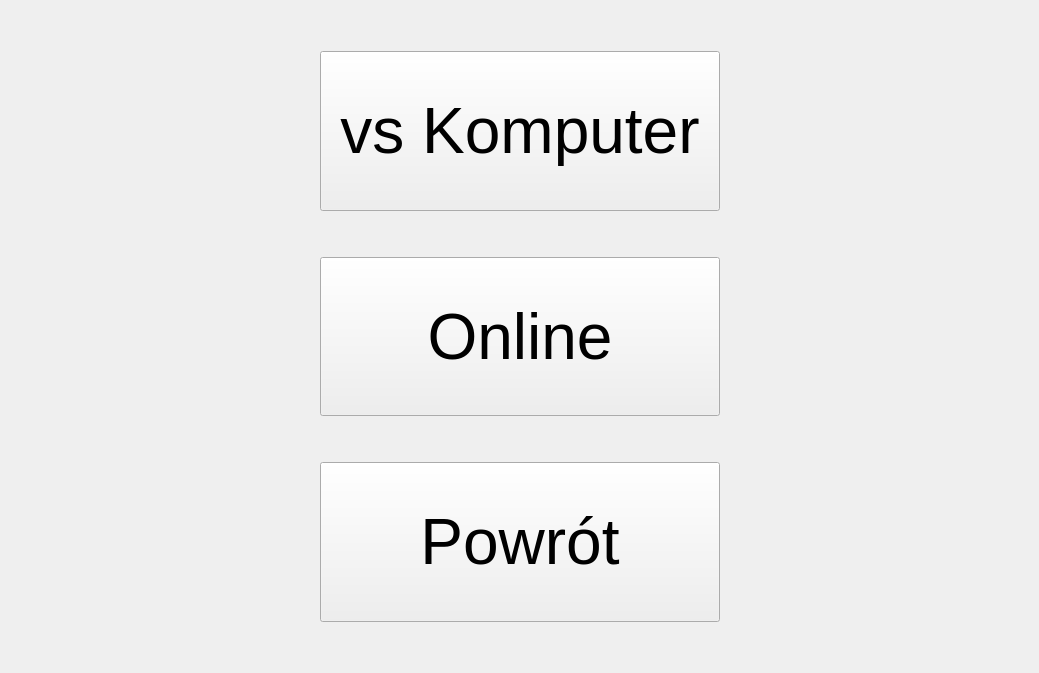
<?xml version="1.0" encoding="UTF-8"?>
<ui version="4.0">
 <class>Form</class>
 <widget class="QWidget" name="Form">
  <property name="geometry">
   <rect>
    <x>0</x>
    <y>0</y>
    <width>1039</width>
    <height>673</height>
   </rect>
  </property>
  <property name="windowTitle">
   <string>Form</string>
  </property>
  <layout class="QGridLayout" name="gridLayout">
   <item row="0" column="0">
    <layout class="QHBoxLayout" name="horizontalLayout">
     <property name="sizeConstraint">
      <enum>QLayout::SetDefaultConstraint</enum>
     </property>
     <item>
      <spacer name="horizontalSpacer_buttonsLeft">
       <property name="orientation">
        <enum>Qt::Horizontal</enum>
       </property>
       <property name="sizeType">
        <enum>QSizePolicy::Expanding</enum>
       </property>
       <property name="sizeHint" stdset="0">
        <size>
         <width>40</width>
         <height>20</height>
        </size>
       </property>
      </spacer>
     </item>
     <item>
      <layout class="QVBoxLayout" name="verticalLayout_buttons">
       <item>
        <spacer name="verticalSpacer_1">
         <property name="orientation">
          <enum>Qt::Vertical</enum>
         </property>
         <property name="sizeType">
          <enum>QSizePolicy::Minimum</enum>
         </property>
         <property name="sizeHint" stdset="0">
          <size>
           <width>20</width>
           <height>40</height>
          </size>
         </property>
        </spacer>
       </item>
       <item>
        <widget class="QPushButton" name="pushButtonSingle">
         <property name="sizePolicy">
          <sizepolicy hsizetype="Expanding" vsizetype="MinimumExpanding">
           <horstretch>0</horstretch>
           <verstretch>0</verstretch>
          </sizepolicy>
         </property>
         <property name="minimumSize">
          <size>
           <width>400</width>
           <height>50</height>
          </size>
         </property>
         <property name="font">
          <font>
           <pointsize>48</pointsize>
          </font>
         </property>
         <property name="text">
          <string>vs Komputer</string>
         </property>
        </widget>
       </item>
       <item>
        <spacer name="verticalSpacer_2">
         <property name="orientation">
          <enum>Qt::Vertical</enum>
         </property>
         <property name="sizeType">
          <enum>QSizePolicy::Minimum</enum>
         </property>
         <property name="sizeHint" stdset="0">
          <size>
           <width>20</width>
           <height>40</height>
          </size>
         </property>
        </spacer>
       </item>
       <item>
        <widget class="QPushButton" name="pushButtonMulti">
         <property name="sizePolicy">
          <sizepolicy hsizetype="Expanding" vsizetype="MinimumExpanding">
           <horstretch>0</horstretch>
           <verstretch>0</verstretch>
          </sizepolicy>
         </property>
         <property name="minimumSize">
          <size>
           <width>400</width>
           <height>50</height>
          </size>
         </property>
         <property name="font">
          <font>
           <pointsize>48</pointsize>
          </font>
         </property>
         <property name="text">
          <string>Online</string>
         </property>
        </widget>
       </item>
       <item>
        <spacer name="verticalSpacer_3">
         <property name="orientation">
          <enum>Qt::Vertical</enum>
         </property>
         <property name="sizeType">
          <enum>QSizePolicy::Minimum</enum>
         </property>
         <property name="sizeHint" stdset="0">
          <size>
           <width>20</width>
           <height>40</height>
          </size>
         </property>
        </spacer>
       </item>
       <item>
        <widget class="QPushButton" name="pushButtonExit">
         <property name="sizePolicy">
          <sizepolicy hsizetype="Expanding" vsizetype="MinimumExpanding">
           <horstretch>0</horstretch>
           <verstretch>0</verstretch>
          </sizepolicy>
         </property>
         <property name="minimumSize">
          <size>
           <width>400</width>
           <height>50</height>
          </size>
         </property>
         <property name="font">
          <font>
           <pointsize>48</pointsize>
          </font>
         </property>
         <property name="text">
          <string>Powrót</string>
         </property>
        </widget>
       </item>
       <item>
        <spacer name="verticalSpacer_4">
         <property name="orientation">
          <enum>Qt::Vertical</enum>
         </property>
         <property name="sizeType">
          <enum>QSizePolicy::Minimum</enum>
         </property>
         <property name="sizeHint" stdset="0">
          <size>
           <width>20</width>
           <height>40</height>
          </size>
         </property>
        </spacer>
       </item>
      </layout>
     </item>
     <item>
      <spacer name="horizontalSpacer_buttonsRight">
       <property name="orientation">
        <enum>Qt::Horizontal</enum>
       </property>
       <property name="sizeType">
        <enum>QSizePolicy::Expanding</enum>
       </property>
       <property name="sizeHint" stdset="0">
        <size>
         <width>40</width>
         <height>20</height>
        </size>
       </property>
      </spacer>
     </item>
    </layout>
   </item>
  </layout>
 </widget>
 <resources/>
 <connections/>
</ui>
